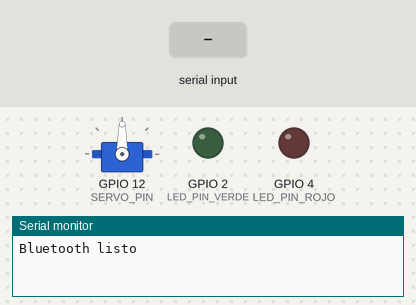
The sketch below on a simulated ESP32. On the bench: servo, output pins drawn as LEDs (lit = HIGH), the last lines printed to the serial monitor. The inputs (shaded band) are chosen by the test bench. Nothing arrives over Bluetooth unless stated.

Above: at 1.6 s.
1.7 s: "a" received over the second serial link
At 1.85 s:
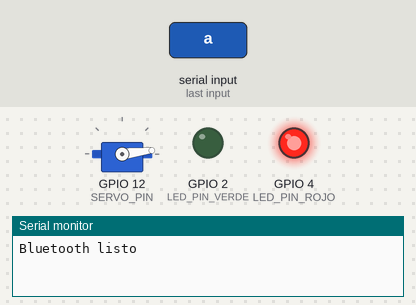
At 4.2 s:
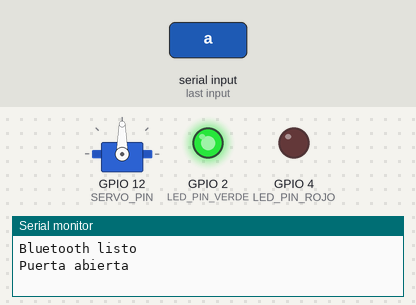
4.7 s: "c" received over the second serial link
At 7.7 s:
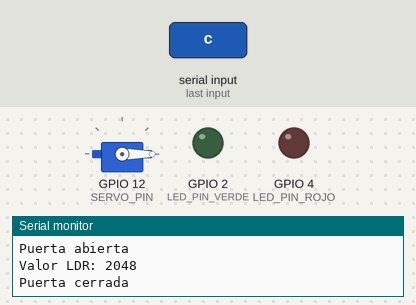
Timing chart, 0 to 9.2 s (numbered marks = the images above; inputs shaded):
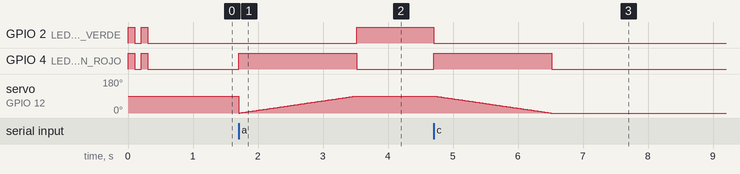

Measured:
- after the input at 1.7 s, GPIO 2 (LED_PIN_VERDE): LOW → HIGH after 1.8 s; GPIO 4 (LED_PIN_ROJO): LOW → HIGH at once, → LOW 1.8 s later
- after the input at 4.7 s, GPIO 2 (LED_PIN_VERDE): HIGH → LOW at once; GPIO 4 (LED_PIN_ROJO): LOW → HIGH at once, → LOW 1.8 s later; servo on GPIO 12 (SERVO_PIN): moves from 90° to 0° over 1.8 s, starting at once

The sketch:

PuertaGrajeLDR.ino
```cpp
#include <ESP32Servo.h>
#include <BluetoothSerial.h>

#define LED_PIN_ROJO 4
#define LED_PIN_VERDE 2
#define SERVO_PIN 12
#define LDR_PIN 34  // Ajusta el pin del LDR
#define UMBRAL_LUZ_BAJA 1500  // Ajusta este valor según tus pruebas

Servo Motor;
BluetoothSerial SerialBT;
char dato;

const int ANGULO_ABIERTO = 90;
const int ANGULO_CERRADO = 0;
const int VELOCIDAD_SERVO = 20;
int estadoPuerta = ANGULO_CERRADO;  // Estado de la puerta

void setup() {
   Serial.begin(9600);
   SerialBT.begin("ESP32_Puerta");
   Serial.println("Bluetooth listo");

   pinMode(LED_PIN_ROJO, OUTPUT);
   pinMode(LED_PIN_VERDE, OUTPUT);
   pinMode(LDR_PIN, INPUT);

   Motor.attach(SERVO_PIN);
   onOffLeds();
}

void loop() {
  if (SerialBT.available()) {
     dato = SerialBT.read();
     if (dato == 'a' && estadoPuerta != ANGULO_ABIERTO) {
        abrirPuerta();
     } else if (dato == 'c' && estadoPuerta != ANGULO_CERRADO) {
        if (luzBaja()) {
          parpadearLedRojo();
        } else {
          cerrarPuerta();
        }
     }
  }
}

void onOffLeds() {
  for (int i = 0; i < 2; i++) {
    digitalWrite(LED_PIN_ROJO, HIGH);
    digitalWrite(LED_PIN_VERDE, HIGH);
    delay(100);
    digitalWrite(LED_PIN_ROJO, LOW);
    digitalWrite(LED_PIN_VERDE, LOW);
    delay(100);
  }
}

bool luzBaja() {
  int valorLuz = analogRead(LDR_PIN);
  Serial.print("Valor LDR: ");
  Serial.println(valorLuz);
  return valorLuz < UMBRAL_LUZ_BAJA;
}

void abrirPuerta() {
  digitalWrite(LED_PIN_ROJO, HIGH);
  digitalWrite(LED_PIN_VERDE, LOW);
  Motor.attach(SERVO_PIN);

  for (int angulo = ANGULO_CERRADO; angulo <= ANGULO_ABIERTO; angulo++) {
    Motor.write(angulo);
    delay(VELOCIDAD_SERVO);
  }

  Motor.detach();
  estadoPuerta = ANGULO_ABIERTO;

  digitalWrite(LED_PIN_ROJO, LOW);
  digitalWrite(LED_PIN_VERDE, HIGH);
  Serial.println("Puerta abierta");
}

void cerrarPuerta() {
  digitalWrite(LED_PIN_VERDE, LOW);
  digitalWrite(LED_PIN_ROJO, HIGH);
  Motor.attach(SERVO_PIN);

  for (int angulo = ANGULO_ABIERTO; angulo >= ANGULO_CERRADO; angulo--) {
    Motor.write(angulo);
    delay(VELOCIDAD_SERVO);
  }

  Motor.detach();
  estadoPuerta = ANGULO_CERRADO;

  digitalWrite(LED_PIN_ROJO, LOW);
  Serial.println("Puerta cerrada");
}

void parpadearLedRojo() {
  for (int i = 0; i < 3; i++) {
    digitalWrite(LED_PIN_ROJO, HIGH);
    delay(200);
    digitalWrite(LED_PIN_ROJO, LOW);
    delay(200);
  }
  Serial.println("Luz insuficiente para cerrar la puerta");
}
```
